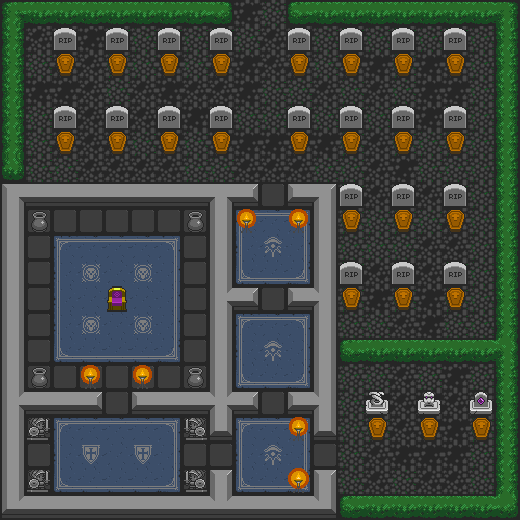

Below is a game level as drawn by its tile map, then a one-line description and the .tmx file that defines it, in full:
An orthogonal 20x20 tile map with 26x26 px tiles, 2 tile layers (Слой тайлов 1, Слой тайлов 2).

<map version="1.0" tiledversion="1.1.5" orientation="orthogonal" renderorder="right-down" width="20" height="20" tilewidth="26" tileheight="26" infinite="0" nextobjectid="1">
 <tileset firstgid="1" source="../map.tsx" />
 <layer name="Слой тайлов 1" width="20" height="20">
  <data encoding="csv">
95,95,95,95,95,95,95,95,95,96,95,95,96,95,95,95,95,95,95,95,
95,97,97,96,95,95,95,95,95,95,97,96,95,95,95,95,95,95,95,95,
97,95,97,97,95,95,96,95,97,96,97,97,95,96,96,95,96,96,95,95,
95,96,96,97,95,97,96,97,97,96,95,95,97,95,97,95,96,96,95,95,
97,95,96,97,97,97,97,96,96,95,95,95,95,95,95,96,96,95,95,95,
97,95,97,97,97,95,96,95,96,96,96,96,96,95,97,95,95,95,95,95,
95,95,95,97,97,97,97,95,95,97,97,97,95,95,97,96,95,95,95,95,
210,210,210,210,210,210,210,210,210,96,210,210,210,95,97,97,97,95,95,95,
210,210,210,210,210,210,210,210,210,434,435,436,210,95,95,95,95,97,95,95,
210,210,434,435,435,435,436,210,210,472,549,474,210,95,95,95,97,97,95,95,
210,210,472,550,473,550,474,210,210,510,511,512,210,95,97,97,97,95,95,95,
210,210,472,473,473,473,474,210,210,210,210,210,210,95,96,95,96,95,95,95,
210,210,472,550,473,550,474,210,210,434,435,436,210,95,95,97,96,95,95,95,
210,210,510,511,511,511,512,210,210,472,549,474,210,95,95,97,97,97,95,95,
210,210,210,210,210,210,210,210,210,510,511,512,210,95,95,97,95,96,95,95,
210,210,210,210,210,210,210,210,210,210,210,210,210,95,96,97,96,97,97,95,
210,210,434,435,435,435,436,210,210,434,435,436,210,95,95,97,96,96,95,95,
210,210,472,548,473,548,474,210,210,472,549,474,210,95,97,96,96,96,95,95,
210,210,510,511,511,511,512,210,210,510,511,512,210,95,97,95,97,97,95,95,
210,210,210,210,210,210,210,210,210,210,210,210,210,95,95,95,95,95,95,95
</data>
 </layer>
 <layer name="Слой тайлов 2" width="20" height="20">
  <data encoding="csv">
121,116,116,116,116,116,116,116,117,1,1,115,116,116,116,116,116,116,116,122,
119,1,689,1,689,1,689,1,689,1,1,689,1,689,1,689,1,689,1,119,
119,1,688,1,688,1,688,1,688,1,1,688,1,688,1,688,1,688,1,119,
119,1,1,1,1,1,1,1,1,1,1,1,1,1,1,1,1,1,1,119,
119,1,689,1,689,1,689,1,689,1,1,689,1,689,1,689,1,689,1,119,
119,1,688,1,688,1,688,1,688,1,1,688,1,688,1,688,1,688,1,119,
120,1,1,1,1,1,1,1,1,1,1,1,1,1,1,1,1,1,1,119,
83,78,78,78,78,78,78,78,88,79,1,77,84,689,1,689,1,689,1,119,
81,687,1,1,1,1,1,687,81,656,1,656,81,688,1,688,1,688,1,119,
81,1,1,1,1,1,1,1,81,1,1,1,81,1,1,1,1,1,1,119,
81,1,1,1,1,1,1,1,81,1,1,1,81,689,1,689,1,689,1,119,
81,1,1,1,694,1,1,1,90,79,1,77,89,688,1,688,1,688,1,119,
81,1,1,1,1,1,1,1,81,1,1,1,81,1,1,1,1,1,1,119,
81,1,1,1,1,1,1,1,81,1,1,1,81,115,116,116,116,116,116,127,
81,687,1,656,1,656,1,687,81,1,1,1,81,1,1,1,1,1,1,119,
90,78,78,79,1,77,78,78,87,79,1,77,89,1,612,1,613,1,611,119,
81,686,1,1,1,1,1,685,82,1,1,656,82,1,688,1,688,1,688,119,
81,1,1,1,1,1,1,1,1,1,1,1,1,1,1,1,1,1,1,119,
81,686,1,1,1,1,1,685,80,1,1,657,80,1,1,1,1,1,1,119,
85,78,78,78,78,78,78,78,91,78,78,78,86,115,116,116,116,116,116,124
</data>
 </layer>
</map>
